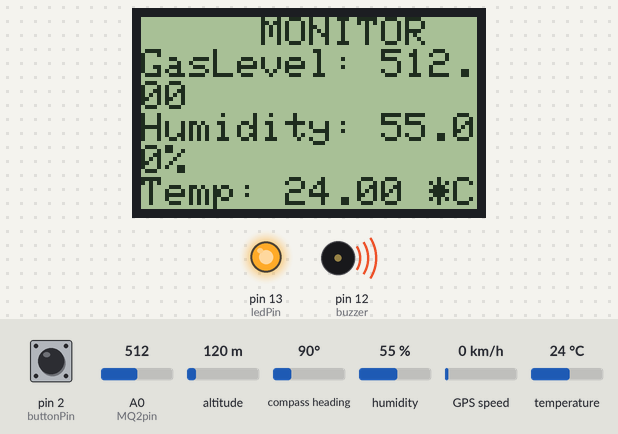
Simulated run of this sketch. Board: Arduino Uno, built with avr-gcc and run on an emulated ATmega328P. Shown: 84×48 one-colour display, output pins drawn as LEDs (lit = HIGH), buzzer (waves = sounding). Inputs (shaded band) come from the test bench; at power-on: pin 2 (buttonPin) LOW, A0 (MQ2pin) = 512, altitude 120 m, compass heading 90°, humidity 55 %, GPS speed 0 km/h, temperature 24 °C. The GPS gets a fix after 3 s at 37.7749, -122.4194 with 8 satellites; the modem accepts every AT command (registered, SIM ready, sends succeed) and sends nothing else; what the sketch prints to the serial monitor is not drawn.

Above: at 1.1 s.
Timing chart, 0 to 2.6 s (numbered marks = the images above):
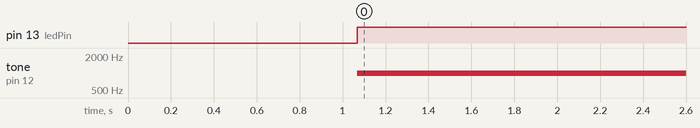

The sketch:

main.ino
```cpp
#include <TinyGPS++.h>
#include <SoftwareSerial.h>
#include <String.h>
#include <DHT.h>
#include <Adafruit_Sensor.h>
#include <Nokia_LCD.h>

#define MQ2pin (A0)
#define DHTpin 8
#define DHTType DHT22
DHT dht(DHTpin,DHTType);

const int buzzer=12;
const int ledPin=13;
const int buttonPin=2;
int buttonState ;

unsigned long startTime = 0;
unsigned long intervalTime = 50000UL; //2 minutes

float gas;
float hum;
float temp;

Nokia_LCD lcd(3 /* CLK */, 4 /* DIN */, 5 /* DC */, 7 /* CE */, 6 /* RST */);
TinyGPSPlus GPS;
SoftwareSerial gpsSerial(4,3);
SoftwareSerial mySerial(11,10);
void setup() {
  mySerial.begin(9600);
  Serial.begin(9600);
  dht.begin();
  lcd.begin();

pinMode(buzzer, OUTPUT);
pinMode(ledPin, OUTPUT);
pinMode(buttonPin, INPUT);
delay(1000);
}
void loop() {
hum = dht.readHumidity();
temp = dht.readTemperature();
gas = analogRead(MQ2pin);

lcd.clear();
lcd.setCursor(30, 0);
lcd.println("MONITOR");
lcd.setCursor(0, 1);
lcd.print("GasLevel: ");
lcd.print(gas);
lcd.setCursor(0,3);
lcd.print("Humidity: ");
lcd.print(hum);
lcd.print("%");
lcd.setCursor(0,5);
lcd.print("Temp: ");
lcd.print(temp);
lcd.print(" *C");

if(gas>100 || temp<20 || temp>48){
   tone(buzzer,1000);
  digitalWrite(ledPin, HIGH);

}
//if button is pressed
if (digitalRead(buttonPin)){
    // turn LED and buzzer off :
      noTone(buzzer);
    digitalWrite(ledPin, LOW);
  }

 // Send message after 2minutes
if((digitalRead(buttonPin) == LOW) && (digitalRead(ledPin) == HIGH) && (millis()-startTime>intervalTime)){

   sendMessage();
  }
delay(3000);
 sendSensorData();
}

void sendMessage(){
    while( gpsSerial.available()>0){
    GPS.encode(gpsSerial.read());
    //Serial.write(mySerial.read());
    }

    if(GPS.location.lat()== 0000){
 Serial.println("Initializing...");
     delay(1000);
  mySerial.println("AT");
  updateSerial();
  mySerial.println("AT+CMGF=1");
  updateSerial();
  mySerial.println("AT+CMGS=\"+256704962749\"");
  updateSerial();
  mySerial.print("I've had an attack,please find me.");
    updateSerial();
  mySerial.println("Cannot find the exact location.");
    updateSerial();
  mySerial.println("\r");
  mySerial.write(26);

    }
    else{
        mySerial.println("AT");
  updateSerial();
  mySerial.println("AT+CMGF=1");
  updateSerial();
  mySerial.println("AT+CMGS=\"+256704962749\"");
  updateSerial();
  mySerial.print("I've had an attack,please find me. I'm here ");
  updateSerial();
  mySerial.print("www.google.com.ph/maps/place/");
  updateSerial();
  mySerial.print(GPS.location.lat(),6);
  mySerial.print(",");
  mySerial.print(GPS.location.lng(),6);
  mySerial.println("\r");
  mySerial.write(26);
      }
  }
  void updateSerial(){
  delay(500);
  while (Serial.available())
  {
    mySerial.write(Serial.read());//Forward what Serial received to Software Serial Port
  }
  while(mySerial.available())
  {
    Serial.write(mySerial.read());//Forward what Software Serial received to Serial Port
  }
}
void sendSensorData(){
if (mySerial.available()){
    Serial.write(mySerial.read());
 mySerial.println("AT");
  delay(100);
  mySerial.println("AT+CPIN?");
  delay(100);
  mySerial.println("AT+CREG?");
  delay(100);
  mySerial.println("AT+CGATT?");
  delay(100);
  mySerial.println("AT+CIPSHUT");
  delay(100);
  mySerial.println("AT+CIPSTATUS");
  delay(500);
  mySerial.println("AT+CIPMUX=0");
  delay(500);
  ShowSerialData();
mySerial.println("AT+CSTT=\"yellopix.mtn.co.ug\"");//start task and setting the APN,
  delay(100);
  ShowSerialData();
  mySerial.println("AT+CIICR");//bring up wireless connection
  delay(300);
  ShowSerialData();
  mySerial.println("AT+CIFSR");//get local IP adress
  delay(200);
  ShowSerialData();
  mySerial.println("AT+CIPSPRT=0");
  delay(300);
  ShowSerialData();
 mySerial.println("AT+CIPSTART=\"TCP\",\"api.thingspeak.com\",\"80\"");//start up the connection
  delay(600);
  ShowSerialData();
  mySerial.println("AT+CIPSEND");//begin send data to remote server
  delay(400);
  ShowSerialData();
  String str="GET https://api.thingspeak.com/update?api_key=MK1A55JIC4TF73LP&field1=" + String(temp) +"&field2="+String(hum) +"&field3="+String(gas);
  Serial.println(str);
  mySerial.println(str);//send data to remote server
  delay(400);
  ShowSerialData();
  mySerial.println((char)26);//sending
  delay(5000);//waitting for reply, important! the time is base on the condition of internet
  mySerial.println();
  ShowSerialData();
  mySerial.println("AT+CIPSHUT");//close the connection
  delay(100);
  ShowSerialData();
}
  }
void ShowSerialData()
{
  while(mySerial.available()!=0)
  Serial.write(mySerial.read());
  delay(5000);

}
```

Measured:
- by itself, pin 13 (ledPin): LOW → HIGH at 1.1 s
- by itself, tone on pin 12 (buzzer): silent → 1000 Hz at 1.1 s
